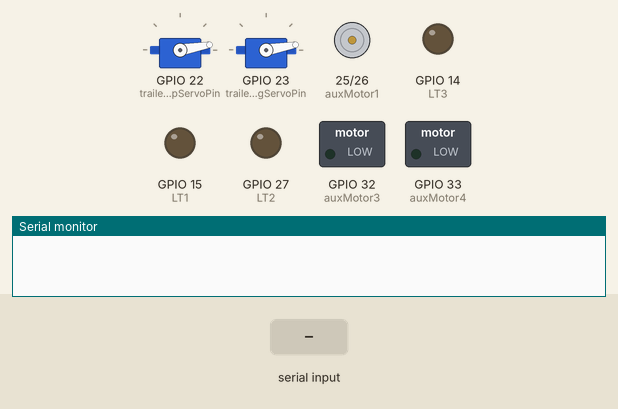
Simulated run of this sketch. Board: ESP32-S3. Shown: 2 × servo, motor-driver pin pairs drawn as motors (green arrow = first pin HIGH = forward, orange = second pin HIGH = backward, longer = more drive), switched loads named in the sketch (green lamp = pin HIGH), output pins drawn as LEDs (lit = HIGH), the last lines printed to the serial monitor. Inputs (shaded band) come from the test bench.

Above: at 1.7 s.
1.8 s: "5\n" received over Serial
At 2.8 s:
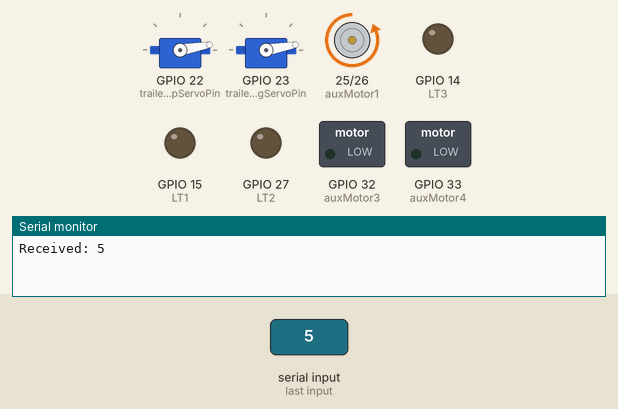
3.3 s: "1\n" received over Serial
At 4.0 s:
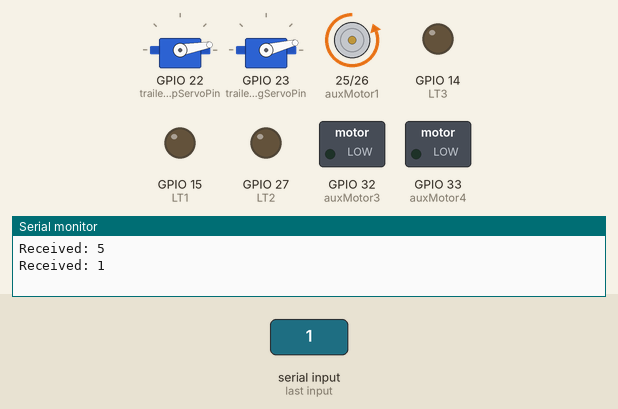
Timing chart, 0 to 6.3 s (numbered marks = the images above; inputs shaded):
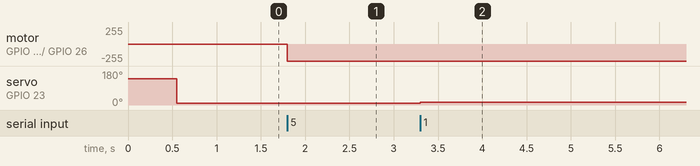

The sketch:

Mini-Trailer.ino
```cpp
#include <Arduino.h>
#include <ESP32Servo.h>

#define RX0 3
#define TX0 1
/*What the different Serial commands for the trailer esp32 daughter board do
1-Trailer Legs Up
2-Trailer Legs Down
3-Ramp Up
4-Ramp Down
5-auxMotor1 Forward
6-auxMotor1 Reverse
7-auxMotor1 STOP
8-auxMotor2 Forward
9-auxMotor2 Reverse
10-auxMotor2 STOP
11- LT1 LOW
12- LT1 HIGH
13- LT2 LOW
14- LT2 HIGH
15- LT3 LOW
16- LT3 HIGH
*/
#define trailerLegServoPin 23
#define trailerRampServoPin 22

Servo trailerLegServo;
Servo trailerRampServo;

#define auxMotor1 25
#define auxMotor2 26
#define auxMotor3 32
#define auxMotor4 33

#define LT1 15
#define LT2 27
#define LT3 14

int trailerLegValue = 10;
int trailerRampValue = 10;
bool lightsOn = false;
bool auxLightsOn = false;

String receivedDataStr = "";

void setup() {
  Serial.begin(115200);

  trailerRampServo.attach(trailerRampServoPin);
  trailerRampServo.write(trailerRampValue);
  delay(500);
  trailerLegServo.attach(trailerLegServoPin);
  trailerLegServo.write(140);
  delay(50);
  trailerLegServo.write(trailerLegValue);

  pinMode(auxMotor1, OUTPUT);
  pinMode(auxMotor2, OUTPUT);
  pinMode(auxMotor3, OUTPUT);
  pinMode(auxMotor4, OUTPUT);
  pinMode(LT1, OUTPUT);
  pinMode(LT2, OUTPUT);
  pinMode(LT3, OUTPUT);

  digitalWrite(auxMotor1, LOW);
  digitalWrite(auxMotor2, LOW);
  digitalWrite(auxMotor3, LOW);
  digitalWrite(auxMotor4, LOW);
  digitalWrite(LT1, LOW);
  digitalWrite(LT2, LOW);
  digitalWrite(LT3, LOW);
   while (Serial.available() > 0) {
        Serial.read();  // Discard the unread data
    }
}

void loop() {
  if (Serial.available() > 0) {
    /*//This grabs whatever we "serial.println" on from the semi and stores it inside recievedDataStr.
    Its crucial that if you add a function for the truck to send to the trailer you use "println" and not just "print" as it reads the value up until a new line which is specfied by the "ln" in "println"
    For example in the first if statement we check to see if mtr = 1. "1" is the value we sent from the truck. If thsi statement is true it will proceed with adding 2 to the trailerlegvalue which raises the traileg servo*/
    receivedDataStr = Serial.readStringUntil('\n');
    int mtr = receivedDataStr.toInt();  //Converts what we grabed from serial to an integer which we can easily use later in if statements
    Serial.print("Received: ");
    Serial.println(mtr);
    if (mtr == 1) {
      if (trailerLegValue <= 175) {
        trailerLegValue = trailerLegValue + 4;
        trailerLegServo.write(trailerLegValue);
      }
    } else if (mtr == 2) {
      if (trailerLegValue >= 5) {
        trailerLegValue = trailerLegValue - 4;
        trailerLegServo.write(trailerLegValue);
      }
    }
    if (mtr == 3) {
      if (trailerRampValue <= 150) {
        trailerRampValue = trailerRampValue + 4;
        trailerRampServo.write(trailerRampValue);
      }
    } else if (mtr == 4) {
      if (trailerRampValue >= 5) {
        trailerRampValue = trailerRampValue - 4;
        trailerRampServo.write(trailerRampValue);
      }
    }
    if (mtr == 5) {
      digitalWrite(auxMotor1, LOW);
      digitalWrite(auxMotor2, HIGH);
    } else if (mtr == 6) {
      digitalWrite(auxMotor1, HIGH);
      digitalWrite(auxMotor2, LOW);
    } else if (mtr == 7) {
      digitalWrite(auxMotor1, LOW);
      digitalWrite(auxMotor2, LOW);
    }
    if (mtr == 8) {
      digitalWrite(auxMotor3, LOW);
      digitalWrite(auxMotor4, HIGH);
    } else if (mtr == 9) {
      digitalWrite(auxMotor3, HIGH);
      digitalWrite(auxMotor4, LOW);
    } else if (mtr == 10) {
      digitalWrite(auxMotor3, LOW);
      digitalWrite(auxMotor4, LOW);
    }
    if (mtr == 11) {
      digitalWrite(LT1, LOW);
    }
    else if (mtr == 12) {
      digitalWrite(LT1, HIGH);
    }
    if (mtr == 13) {
      digitalWrite(LT2, LOW);
    }
    else if (mtr == 14) {
      digitalWrite(LT2, HIGH);
    }
    if (mtr == 15) {
      digitalWrite(LT3, LOW);
    }
    else if (mtr == 16) {
      digitalWrite(LT3, HIGH);
    }
  }
}
```

Measured:
- after the input at 1.8 s, motor on GPIO 25 (auxMotor1) / GPIO 26 (auxMotor2): stopped → backward 255/255 at once
- after the input at 3.3 s, servo on GPIO 23 (trailerLegServoPin): 10° → 14° at once
